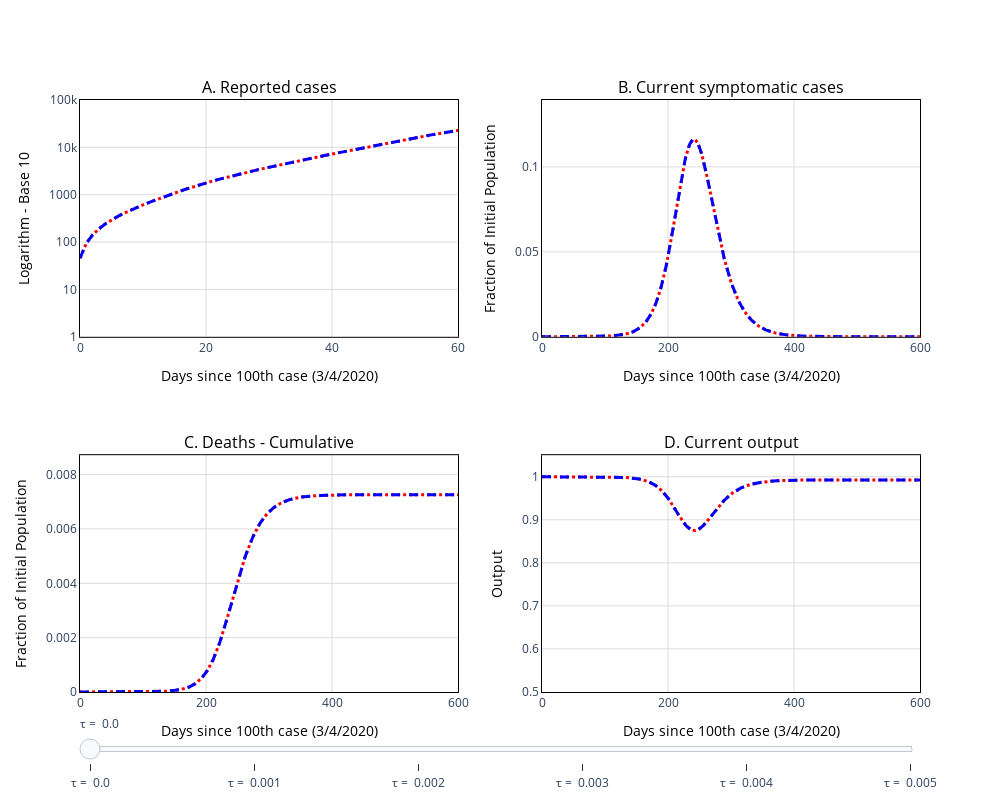

Write notebook code for a chart like this one.
### Code cell
f

### Figure 1 — Plotly figure (JSON) as saved in the notebook; plotly's stock layout.template omitted (floating-point values rounded to 4 significant figures; data arrays with more than 128 entries replaced by an {"elided": "..."} marker saying what was removed)
{"data": [{"line": {"color": "red", "dash": "dot", "width": 3}, "name": "Common Quarantine", "showlegend": true, "type": "scatter", "visible": true, "xaxis": "x", "y": {"elided": "1825 float values"}, "yaxis": "y"}, {"line": {"color": "red", "dash": "dot", "width": 3}, "name": "Common Quarantine", "showlegend": false, "type": "scatter", "visible": true, "xaxis": "x2", "y": {"elided": "1825 float values"}, "yaxis": "y2"}, {"line": {"color": "red", "dash": "dot", "width": 3}, "name": "Common Quarantine", "showlegend": false, "type": "scatter", "visible": true, "xaxis": "x3", "y": {"elided": "1825 float values"}, "yaxis": "y3"}, {"line": {"color": "red", "dash": "dot", "width": 3}, "name": "Common Quarantine", "showlegend": false, "type": "scatter", "visible": true, "xaxis": "x4", "y": {"elided": "1825 float values"}, "yaxis": "y4"}, {"line": {"color": "blue", "dash": "dash", "width": 3}, "name": "Quarantine & Test", "showlegend": true, "type": "scatter", "visible": true, "xaxis": "x", "y": {"elided": "1825 float values"}, "yaxis": "y"}, {"line": {"color": "blue", "dash": "dash", "width": 3}, "name": "Quarantine & Test", "showlegend": false, "type": "scatter", "visible": true, "xaxis": "x2", "y": {"elided": "1825 float values"}, "yaxis": "y2"}, {"line": {"color": "blue", "dash": "dash", "width": 3}, "name": "Quarantine & Test", "showlegend": false, "type": "scatter", "visible": true, "xaxis": "x3", "y": {"elided": "1825 float values"}, "yaxis": "y3"}, {"line": {"color": "blue", "dash": "dash", "width": 3}, "name": "Quarantine & Test", "showlegend": false, "type": "scatter", "visible": true, "xaxis": "x4", "y": {"elided": "1825 float values"}, "yaxis": "y4"}, {"line": {"color": "blue", "dash": "dash", "width": 3}, "name": "Quarantine & Test", "showlegend": true, "type": "scatter", "visible": false, "xaxis": "x", "y": {"elided": "1825 float values"}, "yaxis": "y"}, {"line": {"color": "blue", "dash": "dash", "width": 3}, "name": "Quarantine & Test", "showlegend": false, "type": "scatter", "visible": false, "xaxis": "x2", "y": {"elided": "1825 float values"}, "yaxis": "y2"}, {"line": {"color": "blue", "dash": "dash", "width": 3}, "name": "Quarantine & Test", "showlegend": false, "type": "scatter", "visible": false, "xaxis": "x3", "y": {"elided": "1825 float values"}, "yaxis": "y3"}, {"line": {"color": "blue", "dash": "dash", "width": 3}, "name": "Quarantine & Test", "showlegend": false, "type": "scatter", "visible": false, "xaxis": "x4", "y": {"elided": "1825 float values"}, "yaxis": "y4"}, {"line": {"color": "blue", "dash": "dash", "width": 3}, "name": "Quarantine & Test", "showlegend": true, "type": "scatter", "visible": false, "xaxis": "x", "y": {"elided": "1825 float values"}, "yaxis": "y"}, {"line": {"color": "blue", "dash": "dash", "width": 3}, "name": "Quarantine & Test", "showlegend": false, "type": "scatter", "visible": false, "xaxis": "x2", "y": {"elided": "1825 float values"}, "yaxis": "y2"}, {"line": {"color": "blue", "dash": "dash", "width": 3}, "name": "Quarantine & Test", "showlegend": false, "type": "scatter", "visible": false, "xaxis": "x3", "y": {"elided": "1825 float values"}, "yaxis": "y3"}, {"line": {"color": "blue", "dash": "dash", "width": 3}, "name": "Quarantine & Test", "showlegend": false, "type": "scatter", "visible": false, "xaxis": "x4", "y": {"elided": "1825 float values"}, "yaxis": "y4"}, {"line": {"color": "blue", "dash": "dash", "width": 3}, "name": "Quarantine & Test", "showlegend": true, "type": "scatter", "visible": false, "xaxis": "x", "y": {"elided": "1825 float values"}, "yaxis": "y"}, {"line": {"color": "blue", "dash": "dash", "width": 3}, "name": "Quarantine & Test", "showlegend": false, "type": "scatter", "visible": false, "xaxis": "x2", "y": {"elided": "1825 float values"}, "yaxis": "y2"}, {"line": {"color": "blue", "dash": "dash", "width": 3}, "name": "Quarantine & Test", "showlegend": false, "type": "scatter", "visible": false, "xaxis": "x3", "y": {"elided": "1825 float values"}, "yaxis": "y3"}, {"line": {"color": "blue", "dash": "dash", "width": 3}, "name": "Quarantine & Test", "showlegend": false, "type": "scatter", "visible": false, "xaxis": "x4", "y": {"elided": "1825 float values"}, "yaxis": "y4"}, {"line": {"color": "blue", "dash": "dash", "width": 3}, "name": "Quarantine & Test", "showlegend": true, "type": "scatter", "visible": false, "xaxis": "x", "y": {"elided": "1825 float values"}, "yaxis": "y"}, {"line": {"color": "blue", "dash": "dash", "width": 3}, "name": "Quarantine & Test", "showlegend": false, "type": "scatter", "visible": false, "xaxis": "x2", "y": {"elided": "1825 float values"}, "yaxis": "y2"}, {"line": {"color": "blue", "dash": "dash", "width": 3}, "name": "Quarantine & Test", "showlegend": false, "type": "scatter", "visible": false, "xaxis": "x3", "y": {"elided": "1825 float values"}, "yaxis": "y3"}, {"line": {"color": "blue", "dash": "dash", "width": 3}, "name": "Quarantine & Test", "showlegend": false, "type": "scatter", "visible": false, "xaxis": "x4", "y": {"elided": "1825 float values"}, "yaxis": "y4"}, {"line": {"color": "blue", "dash": "dash", "width": 3}, "name": "Quarantine & Test", "showlegend": true, "type": "scatter", "visible": false, "xaxis": "x", "y": {"elided": "1825 float values"}, "yaxis": "y"}, {"line": {"color": "blue", "dash": "dash", "width": 3}, "name": "Quarantine & Test", "showlegend": false, "type": "scatter", "visible": false, "xaxis": "x2", "y": {"elided": "1825 float values"}, "yaxis": "y2"}, {"line": {"color": "blue", "dash": "dash", "width": 3}, "name": "Quarantine & Test", "showlegend": false, "type": "scatter", "visible": false, "xaxis": "x3", "y": {"elided": "1825 float values"}, "yaxis": "y3"}, {"line": {"color": "blue", "dash": "dash", "width": 3}, "name": "Quarantine & Test", "showlegend": false, "type": "scatter", "visible": false, "xaxis": "x4", "y": {"elided": "1825 float values"}, "yaxis": "y4"}], "layout": {"annotations": [{"font": {"color": "black", "size": 16}, "showarrow": false, "text": "A. Reported cases", "x": 0.225, "xanchor": "center", "xref": "paper", "y": 1, "yanchor": "bottom", "yref": "paper"}, {"font": {"color": "black", "size": 16}, "showarrow": false, "text": "B. Current symptomatic cases", "x": 0.775, "xanchor": "center", "xref": "paper", "y": 1, "yanchor": "bottom", "yref": "paper"}, {"font": {"color": "black", "size": 16}, "showarrow": false, "text": "C. Deaths - Cumulative", "x": 0.225, "xanchor": "center", "xref": "paper", "y": 0.4, "yanchor": "bottom", "yref": "paper"}, {"font": {"color": "black", "size": 16}, "showarrow": false, "text": "D. Current output", "x": 0.775, "xanchor": "center", "xref": "paper", "y": 0.4, "yanchor": "bottom", "yref": "paper"}], "height": 800, "plot_bgcolor": "rgba(0,0,0,0)", "showlegend": false, "sliders": [{"steps": [{"args": [{"visible": [true, true, true, true, true, true, true, true, "legendonly", "legendonly", "legendonly", "legendonly", "legendonly", "legendonly", "legendonly", "legendonly", "legendonly", "legendonly", "legendonly", "legendonly", "legendonly", "legendonly", "legendonly", "legendonly", "legendonly", "legendonly", "legendonly", "legendonly"]}, {"showlegend": [true, "False", "False", "False", true, "False", "False", "False", "False", "False", "False", "False", "False", "False", "False", "False", "False", "False", "False", "False", "False", "False", "False", "False", "False", "False", "False", "False"]}], "label": "τ = \n0.0", "method": "restyle"}, {"args": [{"visible": [true, true, true, true, "legendonly", "legendonly", "legendonly", "legendonly", true, true, true, true, "legendonly", "legendonly", "legendonly", "legendonly", "legendonly", "legendonly", "legendonly", "legendonly", "legendonly", "legendonly", "legendonly", "legendonly", "legendonly", "legendonly", "legendonly", "legendonly"]}, {"showlegend": [true, "False", "False", "False", "False", "False", "False", "False", true, "False", "False", "False", "False", "False", "False", "False", "False", "False", "False", "False", "False", "False", "False", "False", "False", "False", "False", "False"]}], "label": "τ = \n0.001", "method": "restyle"}, {"args": [{"visible": [true, true, true, true, "legendonly", "legendonly", "legendonly", "legendonly", "legendonly", "legendonly", "legendonly", "legendonly", true, true, true, true, "legendonly", "legendonly", "legendonly", "legendonly", "legendonly", "legendonly", "legendonly", "legendonly", "legendonly", "legendonly", "legendonly", "legendonly"]}, {"showlegend": [true, "False", "False", "False", "False", "False", "False", "False", "False", "False", "False", "False", true, "False", "False", "False", "False", "False", "False", "False", "False", "False", "False", "False", "False", "False", "False", "False"]}], "label": "τ = \n0.002", "method": "restyle"}, {"args": [{"visible": [true, true, true, true, "legendonly", "legendonly", "legendonly", "legendonly", "legendonly", "legendonly", "legendonly", "legendonly", "legendonly", "legendonly", "legendonly", "legendonly", true, true, true, true, "legendonly", "legendonly", "legendonly", "legendonly", "legendonly", "legendonly", "legendonly", "legendonly"]}, {"showlegend": [true, "False", "False", "False", "False", "False", "False", "False", "False", "False", "False", "False", "False", "False", "False", "False", true, "False", "False", "False", "False", "False", "False", "False", "False", "False", "False", "False"]}], "label": "τ = \n0.003", "method": "restyle"}, {"args": [{"visible": [true, true, true, true, "legendonly", "legendonly", "legendonly", "legendonly", "legendonly", "legendonly", "legendonly", "legendonly", "legendonly", "legendonly", "legendonly", "legendonly", "legendonly", "legendonly", "legendonly", "legendonly", true, true, true, true, "legendonly", "legendonly", "legendonly", "legendonly"]}, {"showlegend": [true, "False", "False", "False", "False", "False", "False", "False", "False", "False", "False", "False", "False", "False", "False", "False", "False", "False", "False", "False", true, "False", "False", "False", "False", "False", "False", "False"]}], "label": "τ = \n0.004", "method": "restyle"}, {"args": [{"visible": [true, true, true, true, "legendonly", "legendonly", "legendonly", "legendonly", "legendonly", "legendonly", "legendonly", "legendonly", "legendonly", "legendonly", "legendonly", "legendonly", "legendonly", "legendonly", "legendonly", "legendonly", "legendonly", "legendonly", "legendonly", "legendonly", true, true, true, true]}, {"showlegend": [true, "False", "False", "False", "False", "False", "False", "False", "False", "False", "False", "False", "False", "False", "False", "False", "False", "False", "False", "False", "False", "False", "False", "False", true, "False", "False", "False"]}], "label": "τ = \n0.005", "method": "restyle"}]}], "width": 1000, "xaxis": {"anchor": "y", "domain": [0, 0.45], "gridcolor": "rgb(220,220,220)", "linecolor": "black", "linewidth": 1, "mirror": true, "range": [0, 60], "showline": true, "title": {"font": {"color": "black"}, "text": "Days since 100th case (3/4/2020)"}}, "xaxis2": {"anchor": "y2", "domain": [0.55, 1], "gridcolor": "rgb(220,220,220)", "linecolor": "black", "linewidth": 1, "mirror": true, "range": [0, 600], "showline": true, "title": {"font": {"color": "black"}, "text": "Days since 100th case (3/4/2020)"}}, "xaxis3": {"anchor": "y3", "domain": [0, 0.45], "gridcolor": "rgb(220,220,220)", "linecolor": "black", "linewidth": 1, "mirror": true, "range": [0, 600], "showline": true, "title": {"font": {"color": "black"}, "text": "Days since 100th case (3/4/2020)"}}, "xaxis4": {"anchor": "y4", "domain": [0.55, 1], "gridcolor": "rgb(220,220,220)", "linecolor": "black", "linewidth": 1, "mirror": true, "range": [0, 600], "showline": true, "title": {"font": {"color": "black"}, "text": "Days since 100th case (3/4/2020)"}}, "yaxis": {"anchor": "x", "domain": [0.6, 1], "gridcolor": "rgb(220,220,220)", "linecolor": "black", "linewidth": 1, "mirror": true, "range": [0, 5], "showline": true, "title": {"font": {"color": "black"}, "text": "Logarithm - Base 10"}, "type": "log"}, "yaxis2": {"anchor": "x2", "domain": [0.6, 1], "gridcolor": "rgb(220,220,220)", "linecolor": "black", "linewidth": 1, "mirror": true, "range": [0, 0.1394], "showline": true, "title": {"font": {"color": "black"}, "text": "Fraction of Initial Population"}}, "yaxis3": {"anchor": "x3", "domain": [0, 0.4], "gridcolor": "rgb(220,220,220)", "linecolor": "black", "linewidth": 1, "mirror": true, "range": [0, 0.008714], "showline": true, "title": {"font": {"color": "black"}, "text": "Fraction of Initial Population"}}, "yaxis4": {"anchor": "x4", "domain": [0, 0.4], "gridcolor": "rgb(220,220,220)", "linecolor": "black", "linewidth": 1, "mirror": true, "range": [0.5, 1.05], "showline": true, "title": {"font": {"color": "black"}, "text": "Output"}}}}
